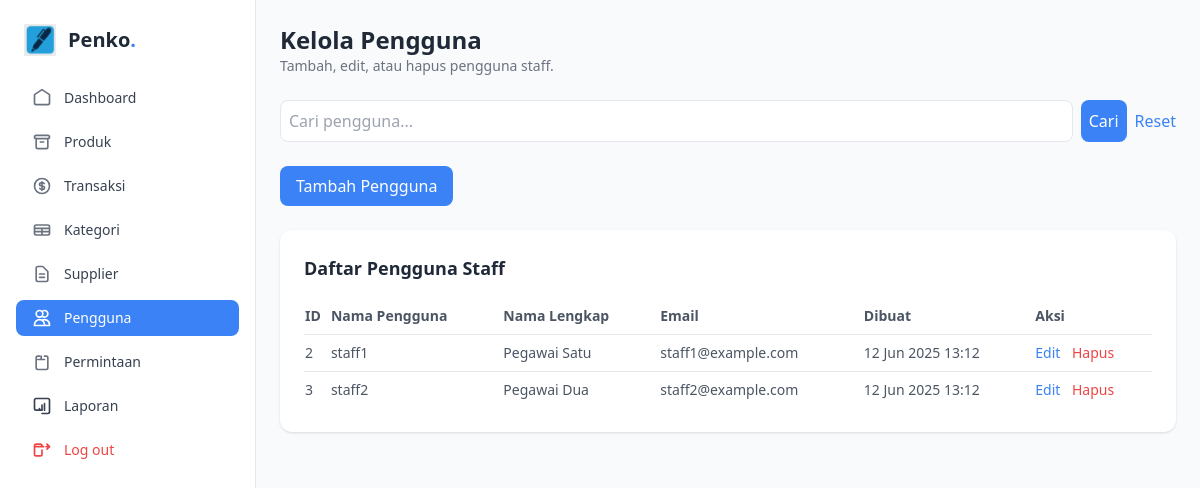
The page /admin/users.php (signed in) on the database its author committed.
### tables this page shows
CREATE TABLE `users` (
  `id` INT AUTO_INCREMENT PRIMARY KEY,
  `username` VARCHAR(50) UNIQUE NOT NULL,
  `password` varchar(255) NOT NULL,
  `name` varchar(100) NOT NULL,
  `email` VARCHAR(100) UNIQUE NOT NULL,
  `role` ENUM('admin', 'staff') DEFAULT 'staff',
  `created_at` DATETIME DEFAULT CURRENT_TIMESTAMP
);

### admin/users.php (the view, shortened to what this page needs)
<?php
require_once '../koneksi/database.php';
$action = $_GET['action'] ?? '';
$search = $_GET['search'] ?? '';
$users_sql = "SELECT * FROM users WHERE role = 'staff'";
$users_query = $conn->query($users_sql);
?>
<!DOCTYPE html>
<html lang="id">
<head>
    <script src="https://cdn.tailwindcss.com"></script>
</head>
<body class="bg-gray-50">
<div class="flex h-screen">
<aside class="w-64 bg-white border-r px-4 py-6 flex flex-col space-y-6">
    <div class="flex items-center space-x-3 px-2">
        <img src="../img/Logo.png" alt="Logo" class="h-8 w-8 object-cover" />
        <h1 class="text-xl font-semibold text-gray-800">Penko<span class="text-blue-500">.</span></h1>
    </div>
    <nav class="flex-1">
        <ul class="space-y-2">
            <li>
                <a href="dashboard.php" class="flex items-center px-4 py-2 rounded-lg text-gray-700 hover:bg-blue-50 hover:text-blue-600 transition">
                    <svg class="h-5 w-5 text-gray-500" fill="none" stroke="currentColor" viewBox="0 0 24 24" xmlns="http://www.w3.org/2000/svg">
                        <path stroke-linecap="round" stroke-linejoin="round" stroke-width="2" d="M3 8l9-6 9 6v10a2 2 0 01-2 2H5a2 2 0 01-2-2V8z" />
                    </svg>
                    <span class="ml-3 text-sm font-medium">Dashboard</span>
                </a>
            </li>
            <li>
                <a href="products.php" class="flex items-center px-4 py-2 rounded-lg text-gray-700 hover:bg-blue-50 hover:text-blue-600 transition">
                    <svg class="h-5 w-5 text-gray-500" fill="none" stroke="currentColor" viewBox="0 0 24 24" xmlns="http://www.w3.org/2000/svg">
                        <path stroke-linecap="round" stroke-linejoin="round" stroke-width="2" d="M5 8h14M5 8a2 2 0 110-4h14a2 2 0 110 4M5 8v10a2 2 0 002 2h10a2 2 0 002-2V8m-9 4h4" />
                    </svg>
                    <span class="ml-3 text-sm font-medium">Produk</span>
                </a>
            </li>
            <li>
                <a href="transactions.php" class="flex items-center px-4 py-2 rounded-lg text-gray-700 hover:bg-blue-50 hover:text-blue-600 transition">
                    <span class="ml-3 text-sm font-medium">Transaksi</span>
                </a>
            </li>
            <li>
                <a href="categories.php" class="flex items-center px-4 py-2 rounded-lg text-gray-700 hover:bg-blue-50 hover:text-blue-600 transition">
                    <svg class="h-5 w-5 text-gray-500" fill="none" stroke="currentColor" viewBox="0 0 24 24" xmlns="http://www.w3.org/2000/svg">
                        <path stroke-linecap="round" stroke-linejoin="round" stroke-width="2" d="M3 10h18M3 14h18m-9-4v8m-7 0h14a2 2 0 002-2V8a2 2 0 00-2-2H5a2 2 0 00-2 2v8a2 2 0 002 2z" />
                    </svg>
                    <span class="ml-3 text-sm font-medium">Kategori</span>
                </a>
            </li>
            <li>
                <a href="suppliers.php" class="flex items-center px-4 py-2 rounded-lg text-gray-700 hover:bg-blue-50 hover:text-blue-600 transition">
                    <span class="ml-3 text-sm font-medium">Supplier</span>
                </a>
            </li>
            <li>
                <a href="users.php" class="flex items-center px-4 py-2 rounded-lg text-white bg-blue-500 hover:bg-blue-600 transition">
                    <svg class="h-5 w-5 text-white" fill="none" stroke="currentColor" viewBox="0 0 24 24" xmlns="http://www.w3.org/2000/svg">
                        <path stroke-linecap="round" stroke-linejoin="round" stroke-width="2" d="M12 4.354a4 4 0 110 5.292M15 21H3v-1a6 6 0 0112 0v1zm0 0h6v-1a6 6 0 00-9-5.197M13 7a4 4 0 11-8 0 4 4 0 018 0z" />
                    </svg>
                    <span class="ml-3 text-sm font-medium">Pengguna</span>
                </a>
            </li>
            <li>
                <a href="requests.php" class="flex items-center px-4 py-2 rounded-lg text-gray-700 hover:bg-blue-50 hover:text-blue-600 transition">
                    <svg class="h-5 w-5 text-gray-500" fill="none" stroke="currentColor" viewBox="0 0 24 24" xmlns="http://www.w3.org/2000/svg">
                        <path stroke-linecap="round" stroke-linejoin="round" stroke-width="2" d="M9 5H7a2 2 0 00-2 2v12a2 2 0 002 2h10a2 2 0 002-2V7a2 2 0 00-2-2h-2m-4 0v4m0 0H7m4 0h4" />
                    </svg>
                    <span class="ml-3 text-sm font-medium">Permintaan</span>
                </a>
            </li>
            <li>
                <a href="reports.php" class="flex items-center px-4 py-2 rounded-lg text-gray-700 hover:bg-blue-50 hover:text-blue-600 transition">
                    <svg class="h-5 w-5 text--gray-500" fill="none" stroke="currentColor" viewBox="0 0 24 24" xmlns="http://www.w3.org/2000/svg">
                        <path stroke-linecap="round" stroke-linejoin="round" stroke-width="2" d="M9 17v-2m3 2v-6m3 6v-8m-9 8h6m-7 0H5a2 2 0 01-2-2V5a2 2 0 012-2h14a2 2 0 012 2v14a2 2 0 01-2 2h-7" />
                    </svg>
                    <span class="ml-3 text-sm font-medium">Laporan</span>
                </a>
            </li>
            <li>
                <a href="../logout.php" class="flex items-center px-4 py-2 rounded-lg text-red-500 hover:bg-red-50 hover:text-red-600 transition">
                    <svg class="h-5 w-5 text-red-500" fill="none" stroke="currentColor" viewBox="0 0 24 24" xmlns="http://www.w3.org/2000/svg">
                        <path stroke-linecap="round" stroke-linejoin="round" stroke-width="2" d="M17 8h4m0 0l-3-3m3 3l-3 3m-4-3H3m9 4v5a2 2 0 01-2 2H5a2 2 0 01-2-2V7a2 2 0 012-2h5a2 2 0 012 2v1" />
                    </svg>
                    <span class="ml-3 text-sm font-medium">Log out</span>
                </a>
            </li>
        </ul>
    </nav>
</aside>
    <main class="flex-1 p-6">
        <div class="mb-6">
            <h2 class="text-2xl font-semibold text-gray-800">Kelola Pengguna</h2>
            <p class="text-sm text-gray-500">Tambah, edit, atau hapus pengguna staff.</p>
        </div>
        <div class="mb-6">
            <form method="GET" action="users.php" class="flex space-x-2">
                <input type="text" name="search" value="<?php echo htmlspecialchars($search); ?>" placeholder="Cari pengguna..." class="w-full p-2 border rounded-lg focus:ring-2 focus:ring-blue-500">
                <button type="submit" class="bg-blue-500 text-white p-2 rounded-lg hover:bg-blue-600">Cari</button>
                <a href="users.php" class="text-blue-500 hover:underline self-center">Reset</a>
            </form>
        </div>
        <?php if ($action != 'edit'): ?>
        <div class="mb-6">
            <button id="toggleAddForm" class="bg-blue-500 text-white px-4 py-2 rounded-lg hover:bg-blue-600">Tambah Pengguna</button>
        </div>
        <?php endif; ?>
        <div class="bg-white p-6 rounded-xl shadow">
            <h3 class="text-lg font-semibold text-gray-800 mb-4">Daftar Pengguna Staff</h3>
            <table class="min-w-full text-sm text-gray-600">
                <thead>
                    <tr>
                        <th class="text-left py-2">ID</th>
                        <th class="text-left py-2">Nama Pengguna</th>
                        <th class="text-left py-2">Nama Lengkap</th>
                        <th class="text-left py-2">Email</th>
                        <th class="text-left py-2">Dibuat</th>
                        <th class="text-left py-2">Aksi</th>
                    </tr>
                </thead>
                <tbody>
                    <?php if ($users_query->num_rows > 0): ?>
                        <?php while ($row = $users_query->fetch_assoc()): ?>
                            <tr class="border-t">
                                <td class="py-2"><?php echo $row['id']; ?></td>
                                <td class="py-2"><?php echo htmlspecialchars($row['username']); ?></td>
                                <td class="py-2"><?php echo htmlspecialchars($row['name']); ?></td>
                                <td class="py-2"><?php echo htmlspecialchars($row['email']); ?></td>
                                <td class="py-2"><?php echo date('d M Y H:i', strtotime($row['created_at'])); ?></td>
                                <td class="py-2">
                                    <a href="?action=edit&id=<?php echo $row['id']; ?>" class="text-blue-500 hover:underline">Edit</a>
                                    <a href="?action=delete&id=<?php echo $row['id']; ?>" class="text-red-500 hover:underline ml-2" onclick="return confirm('Yakin ingin menghapus pengguna ini?')">Hapus</a>
                                </td>
                            </tr>
                        <?php endwhile; ?>
                    <?php else: ?>
                        <tr>
                            <td colspan="6" class="py-2 text-center text-gray-500">Tidak ada pengguna staff ditemukan.</td>
                        </tr>
                    <?php endif; ?>
                </tbody>
            </table>
        </div>
    </main>
</div>
</body>
</html>

### rows shown on the page
users: id "2", username "staff1", name "Pegawai Satu", email "staff1@example.com", created_at "12 Jun 2025 13:12"
users: id "3", username "staff2", name "Pegawai Dua", email "staff2@example.com", created_at "12 Jun 2025 13:12"
